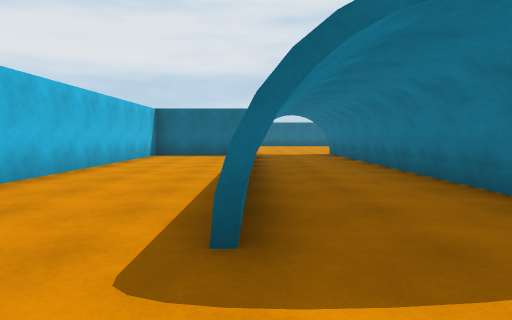
View 1 (above)

17 first-person views from a walk through a Unity game level. The camera is 1.2 m above the floor, tilts 4° down and sees 75° across. The floor is counted in squares, 2 m on a side. Each view is taken from the middle of a square. On the plan, view 1 faces up. The plan holds only what a view shows up to about 10 squares ahead; the rest is blank. The player character is not drawn. Door leaves are left out, so doorways stand open.

View 2
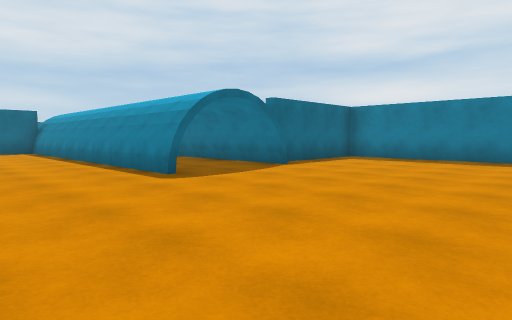

View 3
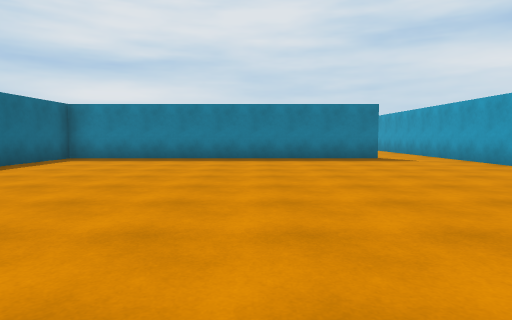

View 4
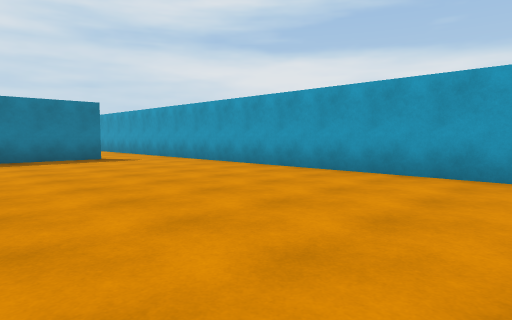

View 5
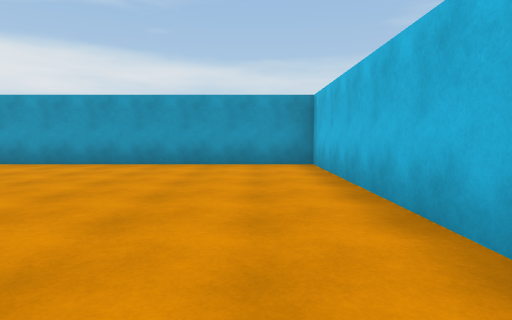

View 6
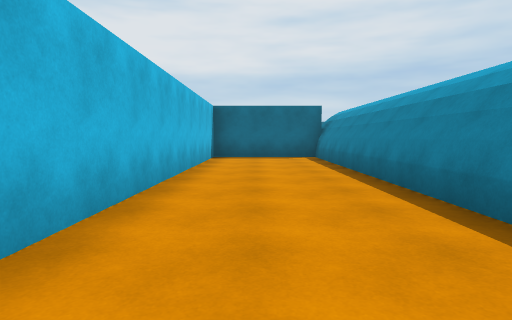

View 7
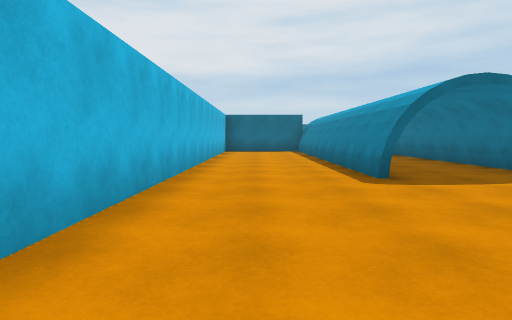

View 8
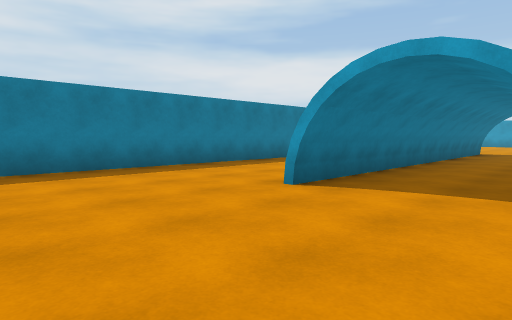

View 9
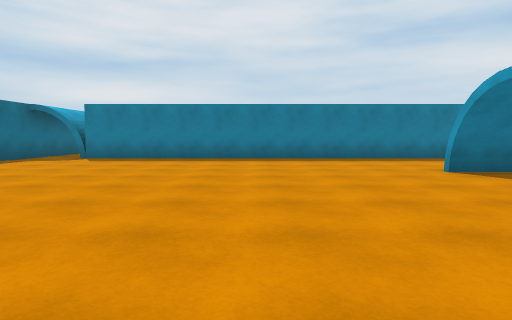

View 10
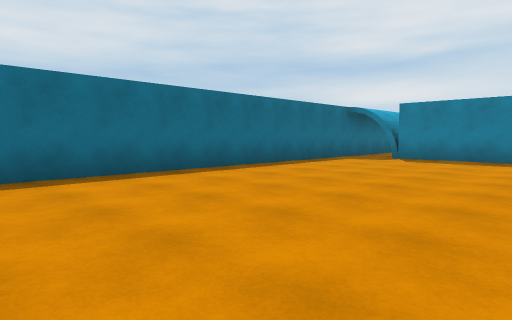

View 11
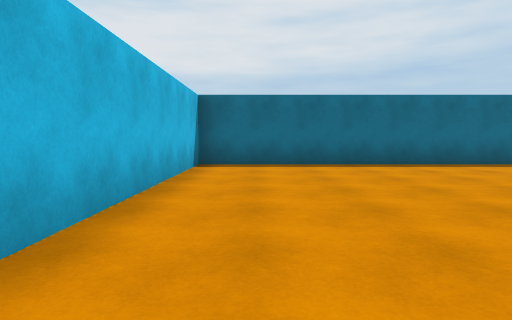

View 12
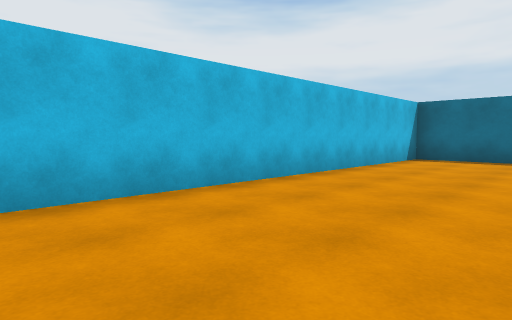

View 13
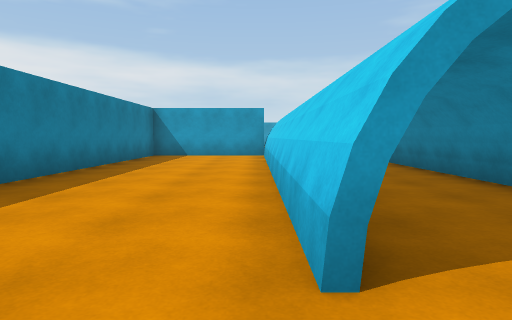

View 14
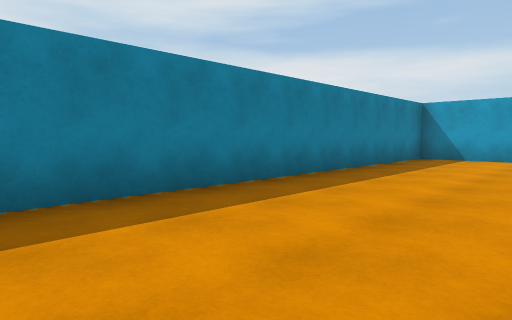

View 15
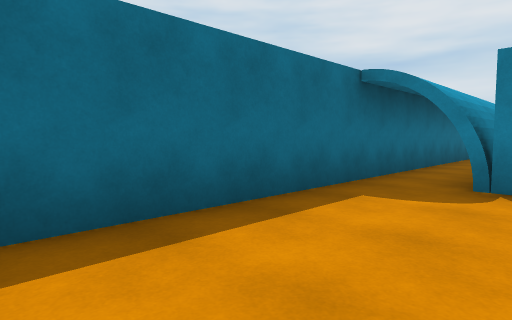

View 16
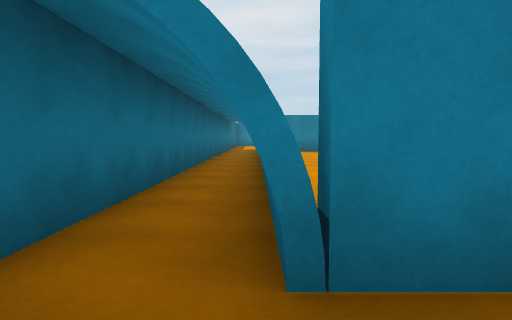

View 17
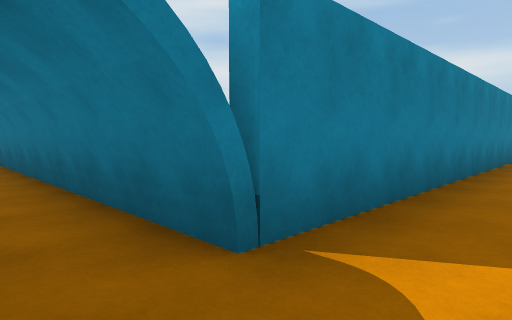

### Floor plan
Points are (right, up) in squares from view 1. A wall is a line through its corners. A room is listed if a view was taken in it or the views show most of it. See-through windows are left out.
Room 1 (views 1, 2, 3, 4, 5, 6, 7)
walls: (-0.2, 1.7) (-0.2, 10.8); (0.2, 1.7) (0, 1.7) (0, 10.8) (-3.2, 10.8) (-3.2, -8.3) (7.1, -8.3); (2.5, 1.6) (2.5, 11.8); (2.8, 1.7) (2.3, 1.7) (2.3, 11.7); (6.2, -6.5) (6.2, 2.2) (3, 2.2); (-0.1, 9.2) (-0.1, 5.4); (0.1, 9.4) (0.1, 6.5)
low walls: (-0.1, 2.4) (-0.1, 1.7)
ways out: opening at (1.5, 11) to room 2; open door at (6.5, -7.5)
Room 2 (views 8, 9, 10, 11, 12, 13, 14, 15, 16, 17)
walls: (2.7, 11.7) (2.7, 3); (2.3, 11.7) (2.5, 11.7) (2.5, 5.6); (6.1, 19.9) (13.4, 19.9); (15.1, 21.2) (-3.2, 21.2) (-3.2, 12.4); (4.2, 2.4) (6.2, 2.4) (6.2, 20.1) (11.9, 20.1)
ways out: opening at (1.5, 11) to room 1

Where each view was taken, in squares from view 1:
view 1: 0 up, 0 right, facing up
view 2: 3 down, 3 left, facing up-right
view 3: 3 down, 3 left, facing right
view 4: 3 down, 3 left, facing down-right
view 5: 1 down, 2 left, facing down
view 6: 1 up, 2 left, facing up
view 7: 3 down, 2 left, facing up
view 8: 15 up, 0 right, facing down-right
view 9: 15 up, 3 left, facing right
view 10: 16 up, 3 left, facing up-right
view 11: 14 up, 2 left, facing up
view 12: 12 up, 0 right, facing up-left
view 13: 13 up, 3 right, facing down
view 14: 12 up, 3 right, facing down-right
view 15: 19 up, 2 right, facing up-right
view 16: 20 up, 5 right, facing right
view 17: 21 up, 5 right, facing down-right
